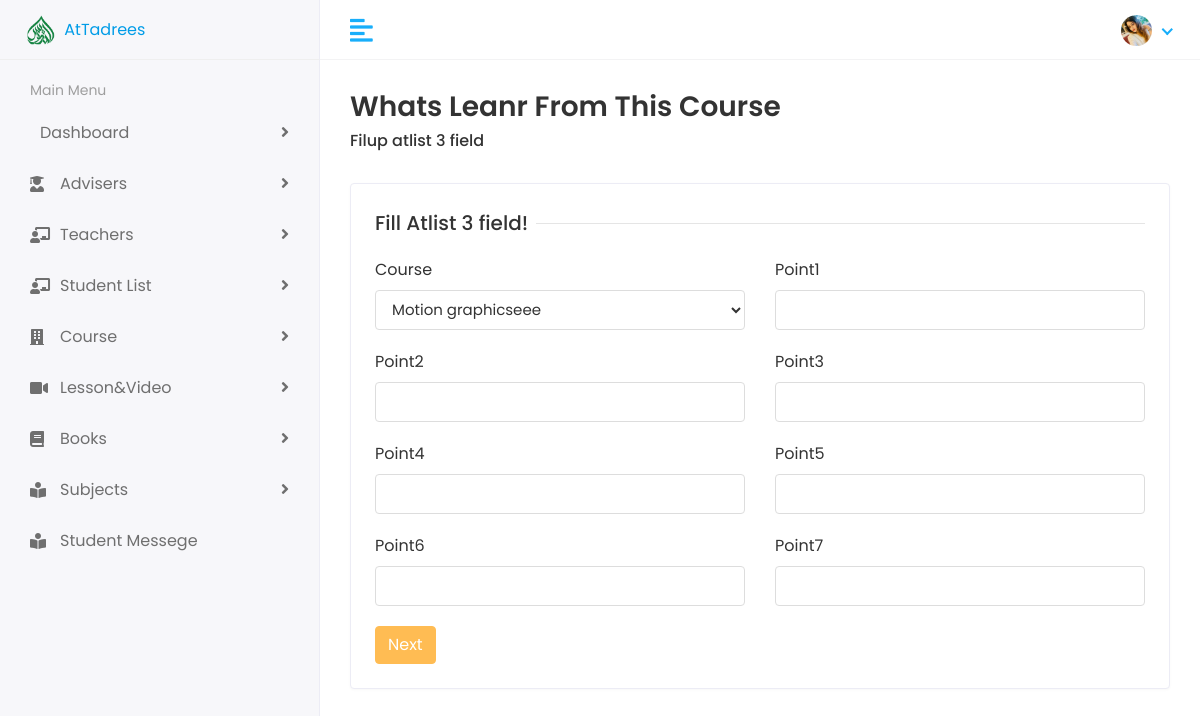
Before: /whats-learn/ (signed in) with the older database file.
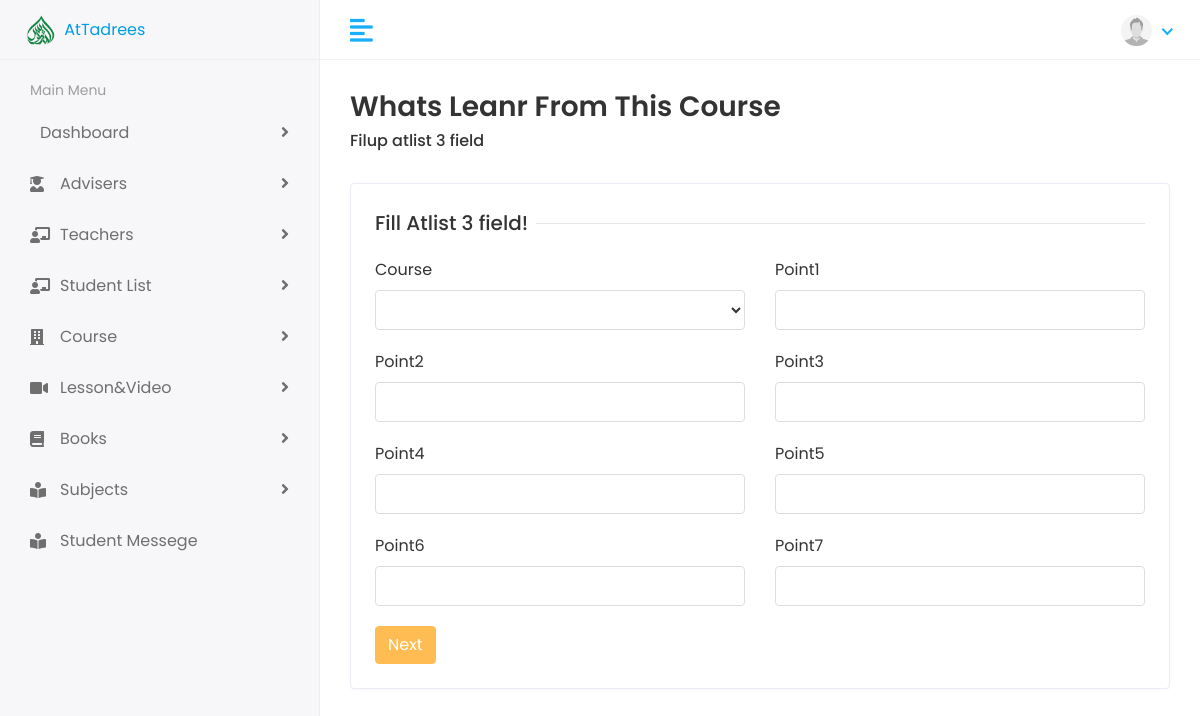
After: the same page with the newer database file.
### Accounts/models.py (models this page shows, shortened)
class User(AbstractBaseUser, PermissionsMixin):
    email         = models.EmailField(unique=True, null=False)
    password      = models.CharField(max_length=120)
    first_name    = models.CharField(max_length=165, null=True, blank=True)
    last_name      = models.CharField(max_length=165, null=True, blank=True)
    profile_pic   = models.ImageField(upload_to='profile_pic', null=True, blank=True)
    user_rol = (
        ('admin','Admin'),
        ('teacher','Teacher'),
        ('student','Student'),
    )
    user_type = models.CharField(
        max_length=20,
        choices=user_rol,
        )
    is_staff = models.BooleanField(
        gettext_lazy("staff status"),
        default=False,
        help_text = gettext_lazy("Designet whether this user can Login this site")
    )
    is_active = models.BooleanField(
        gettext_lazy("Active"),
        default=True,
        help_text = gettext_lazy("designates Whether this user should be creates as active. unselect this instad of deleting accounts")
    )
    USERNAME_FIELD = 'email'
    objects = MyUserManager()

### clac/models.py (models this page shows, shortened)
class Course(models.Model):
    course_image = models.ImageField(upload_to='course_image', null=True)
    course_video = models.CharField(max_length=650, null=True)
    title_1 = models.CharField(max_length=120, null=True, blank=True)
    title = models.CharField(max_length=300)
    languege = models.ForeignKey(Languege, on_delete=models.CASCADE)
    created_at = models.DateTimeField(auto_now_add=True)
    category = models.ForeignKey(Category, on_delete=models.CASCADE, related_name='category')
    description= models.TextField()
    price = models.IntegerField(null=True, default=0)
    discount = models.IntegerField(null=True)
    skill_level = models.CharField(max_length=160, null=True, blank=True)
    slug = models.SlugField(max_length=500, null=True, blank=True, unique=True)
    deadline = models.DateField(null=True, blank=True)
    certificate = models.CharField(max_length=20, null=True, blank=True)
    publish_satatus = models.BooleanField(default=False)

### clac/views.py (the view, shortened to what this page needs)
# urls.py: path('whats-learn/', views.Whats_learn_from_course, name='whats_learn'),
@login_required()
def Whats_learn_from_course(request):
    user_= request.user.user_type
    if user_ == 'admin' or user_ == 'teacher':
        course_first = Course.objects.last()
        context = {
            'course_first':course_first
        }
        return render(request, 'home/whats_learn.html', context)
    else:
        return redirect('error')

### templates/home/whats_learn.html (shortened to what the changed rows need)
{% extends "Dashbord/base.html" %}
{% block body %}
<div class="page-wrapper">
    <div class="content container-fluid">
        <div class="row">
            <div class="col-sm-12">
                <div class="card">
                    <div class="card-body">
                        <form method="POST">
                            <div class="row">
                                <div class="col-12 col-sm-6">
                                    <div class="form-group">
                                        <label>Course</label>
                                        <select
                                            name="course_id"
                                            class="form-control">
                                            <option selected value="{{course_first.id}}">{{course_first.title_1}}</option>
                                        </select>
                                    </div>
                                </div>
                            </div>
                        </form>
                    </div>
                </div>
            </div>
        </div>
    </div>
</div>
{% endblock body %}

### templates/Dashbord/header.html (shortened to what this page needs)
{% load static %}
<div class="header">
    <div class="header-left">
       <a href="{% url 'index' %}" class="logo">
       <img src="{% static 'assets/img/avatars/AtTadrees.png' %}" alt="Logo" width="50" height="50">
       AtTadrees</a>
    </div>
    <a href="javascript:void(0);" id="toggle_btn">
    <i class="fas fa-align-left"></i>
    </a>
    <ul class="nav user-menu">
       <li class="nav-item dropdown has-arrow">
          <a href="#" class="dropdown-toggle nav-link" data-toggle="dropdown">
          <span class="user-img">
            {% if user.profile_pic %}
            <img src="\media\{{user.profile_pic}}" alt="User Image" width="31" class="avatar-img
            rounded-circle">
            {% else %}
            <img src="{% static 'demo_profile.jpg' %}" alt="User Image" width="31" class="avatar-img rounded-circle">
            {% endif %}</span>
          </a>
       </li>
    </ul>
 </div>

Changed rows visible on the page:
no longer on this page (row edited): User: profile_pic (picture)
removed Course: course_id "Motion graphicseee"
